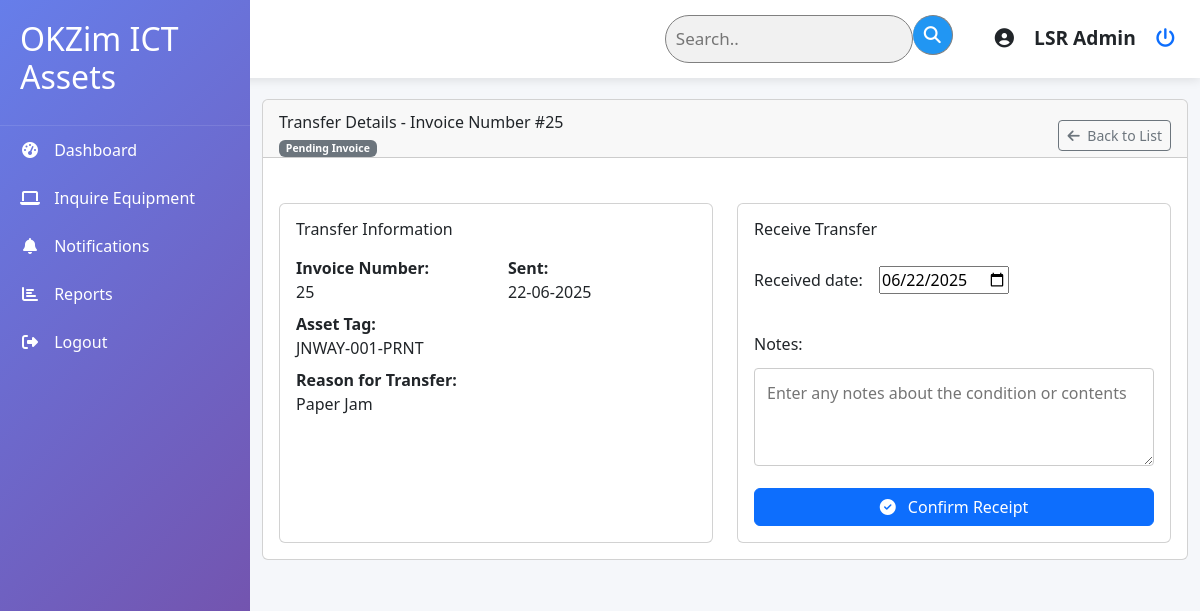
Screenshot of /incoming/25/ (signed in) with the database file from the repository.
### asset_management/models.py (models this page shows, shortened)
class AssetTransfer(models.Model):
    asset = models.ForeignKey(Asset, on_delete=models.CASCADE)
    from_department = models.ForeignKey(
        Department, on_delete=models.PROTECT, related_name="transfers_out",default=None, null=True, blank=True
    )
    to_department = models.ForeignKey(
        Department, on_delete=models.PROTECT, related_name="transfers_in"
    )
    transfer_date = models.DateField(auto_now_add=True)
    reason = models.TextField()
    transfer_status = models.CharField(max_length=20, default="PENDING")
    notes = models.TextField(blank=True)

class Asset(models.Model):
    ASSET_STATUS = [
        ("OPERATIONAL", "Operational"),
        ("NON_OPERATIONAL", "Non-Operational"),
        ("DECOMMISSIONED", "Decommissioned"),
        ("LOST", "Lost"),
        ("STOLEN", "Stolen"),
    ]
    asset_tag = models.CharField(max_length=50, unique=True)
    name = models.CharField(max_length=200)
    category = models.ForeignKey(AssetCategory, on_delete=models.PROTECT)
    model = models.CharField(max_length=100)
    serial_number = models.CharField(max_length=100, unique=True)
    purchase_date = models.DateField()
    vendor = models.ForeignKey(Vendor, on_delete=models.PROTECT)
    status = models.CharField(
        max_length=20, choices=ASSET_STATUS, default="OPERATIONAL"
    )
    location = models.ForeignKey(Department, on_delete=models.PROTECT)
    notes = models.TextField(blank=True)
    created_at = models.DateTimeField(auto_now_add=True)
    updated_at = models.DateTimeField(auto_now=True)

### asset_management/views.py (the view)
# urls.py: path('incoming/<int:pk>/', views.incoming_equipment_detail, name='incoming_equipment_detail'),
@login_required
def incoming_equipment_detail(request, pk):
    equipment = get_object_or_404(AssetTransfer, pk=pk, to_department=request.user.profile.location)
    if request.method == 'POST' and 'receive_equipment' in request.POST:
        form = ReceiveEquipmentForm(request.POST, instance=equipment)
        if form.is_valid():
            equipment = form.save(commit=False)
            equipment.received_by = request.user
            equipment.status = 'RECEIVED'
            equipment.save()
            update_asset_location(
                equipment.asset, equipment.received_by.location
            )
            messages.success(request, 'Equipment received successfully!')
            return redirect('incoming_equipment_list')
    else:
        form = ReceiveEquipmentForm(instance=equipment)
    context = {
        'equipment': equipment,
        'form': form,
    }
    return render(request, 'equipment/incoming_detail.html', context)

### asset_management/forms.py (shortened to what this page needs)
class ReceiveEquipmentForm(forms.ModelForm):
    class Meta:
        model = IncomingEquipment
        fields = ['received_date', 'notes']
        widgets = {
            'received_date': forms.DateInput(attrs={'type': 'date', 'max': timezone.now().date()}),
            'notes': forms.Textarea(attrs={'rows': 3, 'placeholder': 'Enter any notes about the condition or contents'}),
        }

### asset_management/templates/equipment/incoming_detail.html (shortened to what this page needs)
{% extends 'base.html' %}
{% load static %}
{% block content %}
<div class="container-fluid py-4">
    <div class="row">
        <div class="col-12">
            <div class="card mb-4">
                <div class="card-header pb-0">
                    <div class="row align-items-center">
                        <div class="col-md-6">
                            <h6 class="mb-1">Transfer Details - Invoice Number #{{ equipment.id }}</h6>
                            <p class="small mb-0">
                                <span class="badge bg-secondary">Pending Invoice</span>
                            </p>
                        </div>
                        <div class="col-md-6 text-end">
                            <a href="{% url 'incoming_equipment_list' %}" class="btn btn-sm btn-outline-secondary">
                                <i class="fas fa-arrow-left me-1"></i> Back to List
                            </a>
                        </div>
                    </div>
                </div>
                <div class="card-body">
                    <div class="row g-4">
                        <div class="col-md-6">
                            <div class="card h-100">
                                <div class="card-body">
                                    <h6 class="mb-3">Transfer Information</h6>
                                    <div class="row">
                                        <div class="col-sm-6">
                                            <p class="mb-2">
                                                <strong class="w-100">
                                                    Invoice Number:
                                                </strong>
                                                {{ equipment.id }}
                                            </p>
                                            <p class="mb-2">
                                                <strong class="w-100">
                                                    Asset Tag:
                                                </strong>
                                                {{ equipment.asset.asset_tag }}</p>
                                            <p class="mb-2">
                                                <strong class="w-100">
                                                    Reason for Transfer:
                                                </strong>
                                                {{ equipment.reason }}
                                            </p>
                                        </div>
                                        <div class="col-sm-6">
                                            <p class="mb-2"><strong>Sent:</strong>
                                                {{ equipment.transfer_date|date:"d-m-Y" }}</p>
                                        </div>
                                    </div>
                                </div>
                            </div>
                        </div>
                        <div class="col-md-6">
                            <div class="card h-100">
                                <div class="card-body">
                                    <h6 class="mb-3">Receive Transfer</h6>
                                    <form method="post" novalidate>
                                        <div class="mb-3">
                                            {{ form.received_date.label_tag }}
                                            {{ form.received_date }}
                                        </div>
                                        <div class="mb-3">
                                            {{ form.notes.label_tag }}
                                            {{ form.notes }}
                                        </div>
                                        <button type="submit" name="receive_equipment" class="btn btn-primary w-100">
                                            <i class="fas fa-check-circle me-2"></i> Confirm Receipt
                                        </button>
                                    </form>
                                </div>
                            </div>
                        </div>
                    </div>
                </div>
            </div>
        </div>
    </div>
</div>
{% endblock %}

### asset_management/templates/partials/header.html
<div class="header">
    <form class="example" action="action_page.php">
        <input type="text" placeholder="Search.." name="search">
        <button type="submit"><i class="fa fa-search"></i></button>
    </form>
    <div class="user-profile">
        <div>
            <i class="fas fa-user-circle"></i>
        </div>
        <div class="user-info">
            <div class="user-name">{{ request.user.get_full_name }}</div>
        </div>
        <a href="{% url 'logout' %}" class="logout-btn">
            <i class="fa-solid fa-power-off"></i>
        </a>
    </div>
</div>

### static/styles/css/global_styles.css (style rules this page uses)
strong { display: block; width: 30%; }

### static/styles/css/dashboard.css (style rules this page uses)
:root { --primary: #0056b3; --secondary: #e67e22; --light: #f8f9fa; --dark: linear-gradient(135deg, #667eea 0%, #764ba2 100%);; --success: #28a745; --danger: #dc3545; }
body { font-family: 'Segoe UI', Tahoma, Geneva, Verdana, sans-serif; margin: 0; background-color: #f5f7fa; }
.header { background: white; padding: 15px 25px; margin-left: 300px; box-shadow: 0 2px 10px rgba(0,0,0,0.1); display: flex; justify-content: end; align-items: center; position: fixed; right: 0px; width: 100vw; z-index: 5; gap: 20px; }
.user-profile { font-size: 1.2rem; display: flex; align-items: center; gap: 20px; }
.user-info { font-weight: 600; }
.bg-secondary { background: var(--secondary); }
form.example input[type=text] { padding: 10px; font-size: 17px; border: 1px solid grey; float: left; width: 80%; background: #f1f1f1; border-radius: 50px; }
form.example button { float: left; padding: 0px; width: 40px; height: 40px; border-radius: 50%; background: #2196F3; color: white; font-size: 17px; border: 1px solid grey; border-left: none; cursor: pointer; }
form.example::after { content: ""; clear: both; display: table; }
* { box-sizing: border-box }

### static/styles/css/asset_transfer.css (style rules this page uses)
input[type="text"], select, textarea { width: 100%; padding: 12px; border: 1px solid #ccc; border-radius: 4px; box-sizing: border-box; resize: vertical; }
label { padding: 12px 12px 12px 0; display: inline-block; }
.row:after { content: ""; display: table; clear: both; }
.row:last-child { display: flex; justify-content: end; margin-top: 5px; }

### rows the page displays
AssetTransfer: id "25", asset.asset_tag "JNWAY-001-PRNT", reason "Paper Jam", transfer_date "22-06-2025"

### other values shown
{{ request.user.get_full_name }} "LSR Admin"
